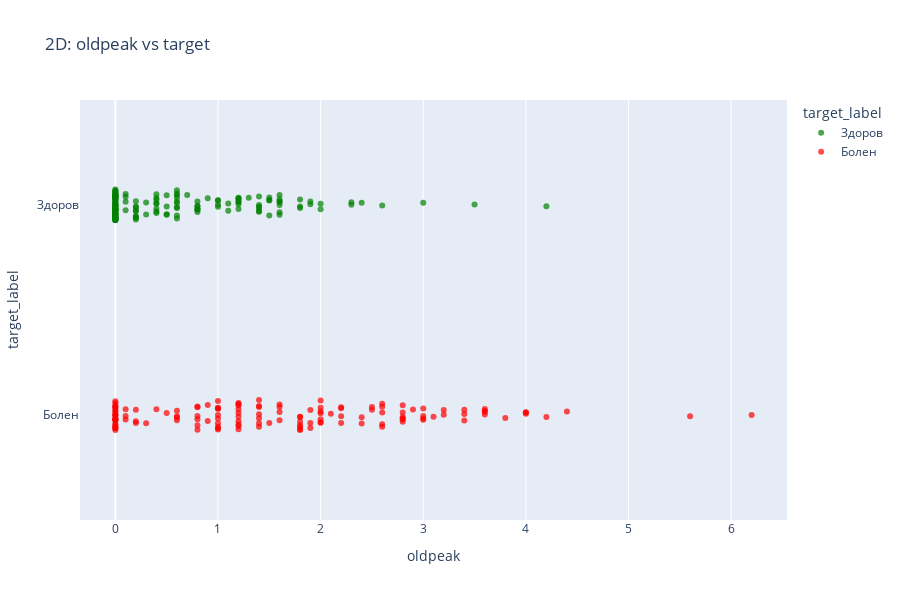
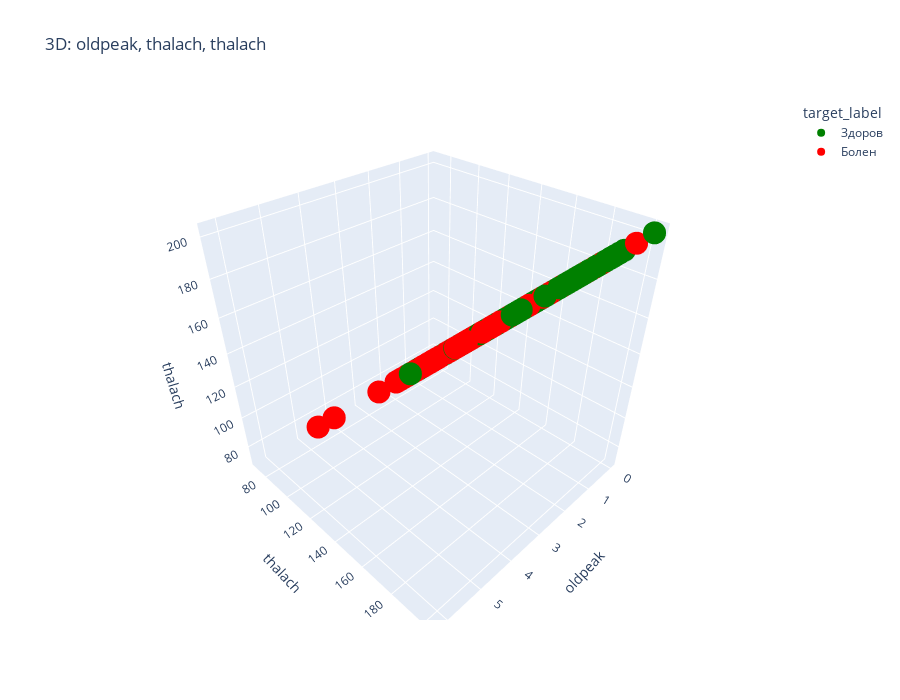

The notebook cell these images were saved under, in order:
### Markdown cell above
**8. Plotly — 2D и 3D диаграммы рассеяния**

### Code cell
# Выбираем два наиболее значимых признака по абсолютной корреляции
top2 = corr_with_y.abs().sort_values(ascending=False).head(2).index.tolist()
feature_a, feature_b = top2[0], top2[1]
print('Топ-2 признака:', feature_a, feature_b)

# Подготовим датафрейм для визуализации
df_viz = df.copy()
df_viz['target'] = (df_viz['class'] != 'H').astype(int)
df_viz['target_label'] = df_viz['class'].apply(lambda x: 'Здоров' if x == 'H' else 'Болен')

# 2D: feature vs target (с небольшим смещением по оси y для видимости)
fig2d = px.strip(df_viz, x=feature_a, y='target_label', color='target_label',
                 hover_data=numeric_features, title=f'2D: {feature_a} vs target', height=600,
                 color_discrete_map={'Здоров':'green','Болен':'red'})
fig2d.update_traces(jitter=0.3, marker={'opacity':0.7})
fig2d.show()

# 3D: feature_a, feature_b, thalach
fig3d = px.scatter_3d(df_viz, x=feature_a, y=feature_b, z='thalach', color='target_label',
                       hover_data=numeric_features, title=f'3D: {feature_a}, {feature_b}, thalach',
                       color_discrete_map={'Здоров':'green','Болен':'red'}, height=700)
fig3d.show()

### Figure 1 — Plotly figure (JSON) as saved in the notebook; plotly's stock layout.template omitted (floating-point values rounded to 4 significant figures; data arrays with more than 128 entries replaced by an {"elided": "..."} marker saying what was removed)
{"data": [{"alignmentgroup": "True", "boxpoints": "all", "customdata": {"elided": "165x4 float values"}, "fillcolor": "rgba(255,255,255,0)", "hoveron": "points", "hovertemplate": "target_label=%{y}<br>oldpeak=%{x}<br>age=%{customdata[0]}<br>trestbps=%{customdata[1]}<br>chol=%{customdata[2]}<br>thalach=%{customdata[3]}<extra></extra>", "jitter": 0.3, "legendgroup": "Здоров", "line": {"color": "rgba(255,255,255,0)"}, "marker": {"color": "green", "opacity": 0.7}, "name": "Здоров", "offsetgroup": "Здоров", "orientation": "h", "pointpos": 0, "showlegend": true, "type": "box", "x": {"elided": "165 float values"}, "x0": " ", "xaxis": "x", "y": {"elided": "165 str values"}, "y0": " ", "yaxis": "y"}, {"alignmentgroup": "True", "boxpoints": "all", "customdata": {"elided": "138x4 float values"}, "fillcolor": "rgba(255,255,255,0)", "hoveron": "points", "hovertemplate": "target_label=%{y}<br>oldpeak=%{x}<br>age=%{customdata[0]}<br>trestbps=%{customdata[1]}<br>chol=%{customdata[2]}<br>thalach=%{customdata[3]}<extra></extra>", "jitter": 0.3, "legendgroup": "Болен", "line": {"color": "rgba(255,255,255,0)"}, "marker": {"color": "red", "opacity": 0.7}, "name": "Болен", "offsetgroup": "Болен", "orientation": "h", "pointpos": 0, "showlegend": true, "type": "box", "x": {"elided": "138 float values"}, "x0": " ", "xaxis": "x", "y": {"elided": "138 str values"}, "y0": " ", "yaxis": "y"}], "layout": {"boxmode": "overlay", "height": 600, "legend": {"title": {"text": "target_label"}, "tracegroupgap": 0}, "title": {"text": "2D: oldpeak vs target"}, "xaxis": {"anchor": "y", "domain": [0, 1], "title": {"text": "oldpeak"}}, "yaxis": {"anchor": "x", "categoryarray": ["Болен", "Здоров"], "categoryorder": "array", "domain": [0, 1], "title": {"text": "target_label"}}}}

### Figure 2 — Plotly figure (JSON) as saved in the notebook; plotly's stock layout.template omitted (floating-point values rounded to 4 significant figures; data arrays with more than 128 entries replaced by an {"elided": "..."} marker saying what was removed)
{"data": [{"customdata": {"elided": "165x3 float values"}, "hovertemplate": "target_label=Здоров<br>oldpeak=%{x}<br>thalach=%{z}<br>age=%{customdata[0]}<br>trestbps=%{customdata[1]}<br>chol=%{customdata[2]}<extra></extra>", "legendgroup": "Здоров", "marker": {"color": "green", "symbol": "circle"}, "mode": "markers", "name": "Здоров", "scene": "scene", "showlegend": true, "type": "scatter3d", "x": {"elided": "165 float values"}, "y": {"elided": "165 float values"}, "z": {"elided": "165 float values"}}, {"customdata": {"elided": "138x3 float values"}, "hovertemplate": "target_label=Болен<br>oldpeak=%{x}<br>thalach=%{z}<br>age=%{customdata[0]}<br>trestbps=%{customdata[1]}<br>chol=%{customdata[2]}<extra></extra>", "legendgroup": "Болен", "marker": {"color": "red", "symbol": "circle"}, "mode": "markers", "name": "Болен", "scene": "scene", "showlegend": true, "type": "scatter3d", "x": {"elided": "138 float values"}, "y": {"elided": "138 float values"}, "z": {"elided": "138 float values"}}], "layout": {"height": 700, "legend": {"title": {"text": "target_label"}, "tracegroupgap": 0}, "scene": {"domain": {"x": [0, 1], "y": [0, 1]}, "xaxis": {"title": {"text": "oldpeak"}}, "yaxis": {"title": {"text": "thalach"}}, "zaxis": {"title": {"text": "thalach"}}}, "title": {"text": "3D: oldpeak, thalach, thalach"}}}
